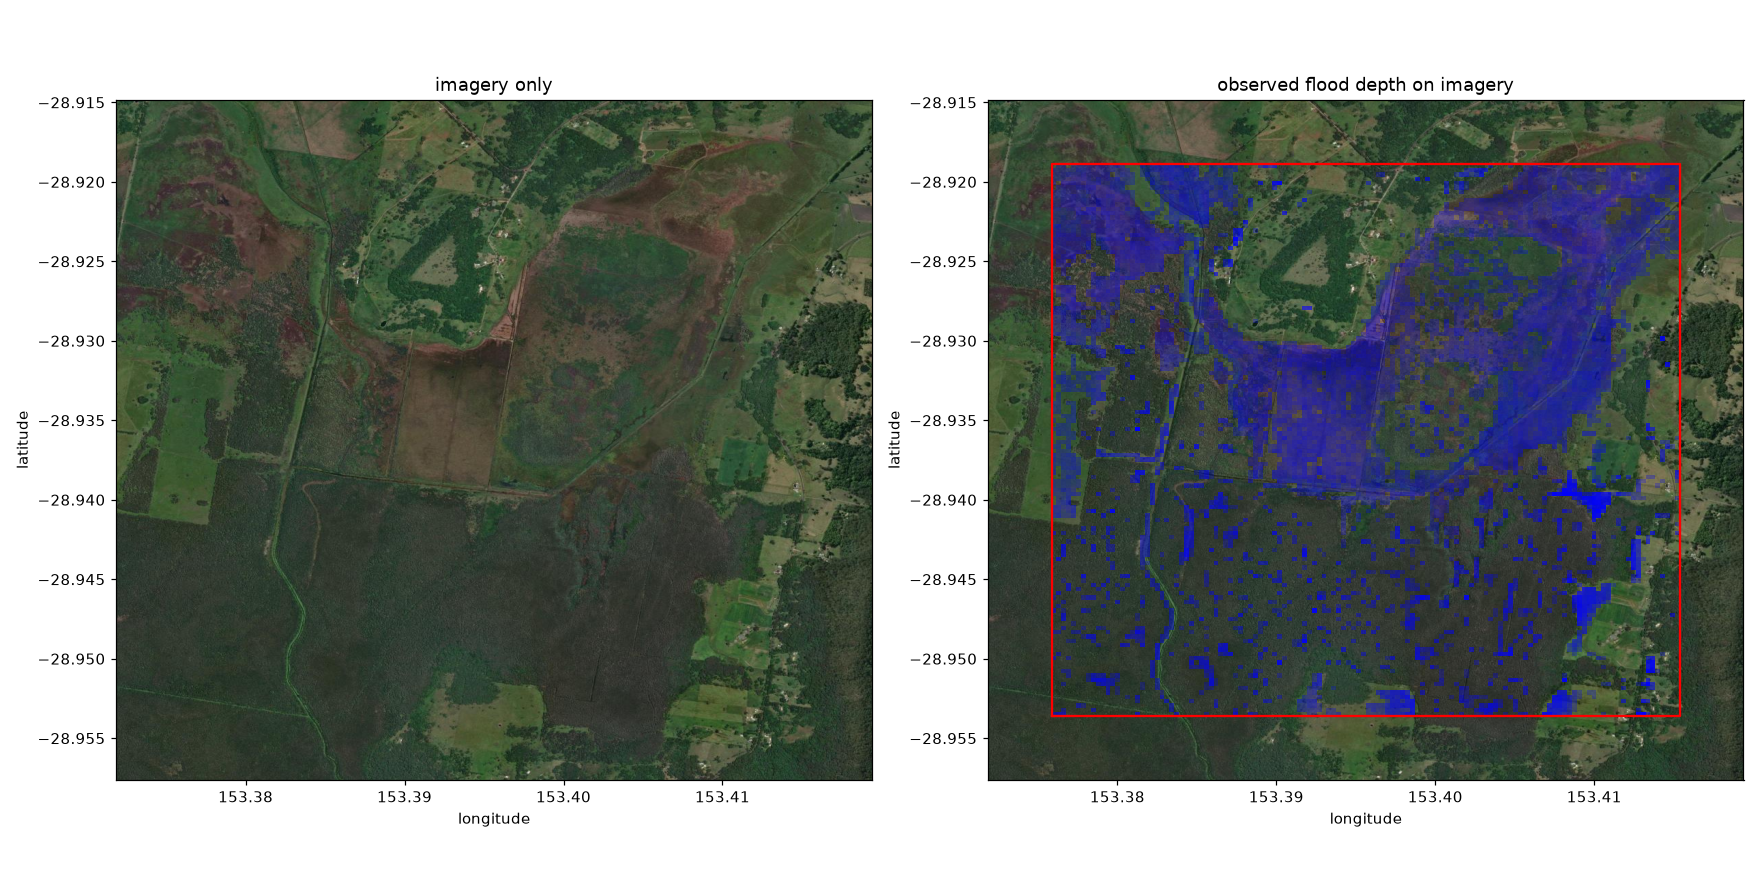

Python code for this plot:
"""Run: python verification_outputs/georeferencing/georef_check.py (needs the local dataset at
data/extracted/FloodCastBench and internet for Esri tiles).

Does the flood-depth raster line up with the real world? Overlay the observed depth of the patch the
notebook maps (lat -28.9536..-28.9189, lon 153.3759..153.4154) on Esri satellite imagery, using exactly the
notebook's georeferencing (world file origin is a pixel CENTRE -> half-pixel shift to the corner)."""
import io, math, os, sys, urllib.request
import numpy as np
os.chdir(os.path.dirname(os.path.dirname(os.path.dirname(os.path.abspath(__file__)))))  # project root
sys.path.insert(0, ".")
import matplotlib
matplotlib.use("Agg")
import matplotlib.pyplot as plt
from PIL import Image
from rasterio.warp import transform, transform_bounds
from rasterio.transform import Affine
from real_data_loader import RegionData

ROOT = "data/extracted/FloodCastBench"
rd = RegionData(root_dir=ROOT, region="Australia", fidelity_dir="High-fidelity flood forecasting/30m")

# notebook's georeferencing
with open(f"{ROOT}/Relevant data/Georeferenced files/Australia.tfw") as f:
    a, _d, _b, e, c, fy = (float(x) for x in f.read().split())
corner_x, corner_y = c - a / 2, fy - e / 2
EPSG = 32756

# find the patch whose bounds match the notebook's printed span (patches sit on a 128-pixel grid)
target = (-28.9536, -28.9189, 153.3759, 153.4154)
best = None
for row in range(0, rd.grid_height - 127, 128):
    for col in range(0, rd.grid_width - 127, 128):
        tr = Affine(a, 0, corner_x + col * a, 0, e, corner_y + row * e)
        w, s_, e_, n = (tr * (0, 128))[0], (tr * (0, 128))[1], (tr * (128, 0))[0], (tr * (128, 0))[1]
        lon_min, lat_min, lon_max, lat_max = transform_bounds(f"EPSG:{EPSG}", "EPSG:4326", w, s_, e_, n)
        err = abs(lat_min - target[0]) + abs(lat_max - target[1]) + abs(lon_min - target[2]) + abs(lon_max - target[3])
        if best is None or err < best[0]:
            best = (err, row, col, lon_min, lat_min, lon_max, lat_max)
err, row, col, lon_min, lat_min, lon_max, lat_max = best
print(f"matched patch row={row} col={col}; bounds lat {lat_min:.4f}..{lat_max:.4f} lon {lon_min:.4f}..{lon_max:.4f} (bounds error {err:.5f} deg)")

# observed depth for a mid-flood time
start = 1500
seq, _tgt, _sev, _mx = rd.load_patch_sequence(row, col, 128, start, 5, 5, 6)
depth = seq[-1, ..., 0]
print(f"observed depth: max {depth.max():.2f} m, wet (>0.1 m) fraction {(depth > 0.1).mean():.1%}")

# Esri tiles covering the patch
Z = 15
def tile_xy(lon, lat):
    n = 2 ** Z
    return (int((lon + 180) / 360 * n), int((1 - math.asinh(math.tan(math.radians(lat))) / math.pi) / 2 * n))
def tile_nw(x, y):
    n = 2 ** Z
    return (x / n * 360 - 180, math.degrees(math.atan(math.sinh(math.pi * (1 - 2 * y / n)))))
x0, y0 = tile_xy(lon_min, lat_max); x1, y1 = tile_xy(lon_max, lat_min)
UA = "Mozilla/5.0 (Windows NT 10.0; Win64; x64) AppleWebKit/537.36 (KHTML, like Gecko) Chrome/126.0 Safari/537.36"
canvas = Image.new("RGB", ((x1 - x0 + 1) * 256, (y1 - y0 + 1) * 256))
for tx in range(x0, x1 + 1):
    for ty in range(y0, y1 + 1):
        u = f"https://server.arcgisonline.com/ArcGIS/rest/services/World_Imagery/MapServer/tile/{Z}/{ty}/{tx}"
        b = urllib.request.urlopen(urllib.request.Request(u, headers={"User-Agent": UA}), timeout=30).read()
        canvas.paste(Image.open(io.BytesIO(b)).convert("RGB"), ((tx - x0) * 256, (ty - y0) * 256))
w_lon, n_lat = tile_nw(x0, y0); e_lon, s_lat = tile_nw(x1 + 1, y1 + 1)
print(f"imagery: {x1 - x0 + 1}x{y1 - y0 + 1} tiles at zoom {Z}")

fig, axes = plt.subplots(1, 2, figsize=(16, 8))
for ax, mode in zip(axes, ("imagery only", "observed flood depth on imagery")):
    ax.imshow(canvas, extent=[w_lon, e_lon, s_lat, n_lat])
    if mode != "imagery only":
        rgba = np.zeros((128, 128, 4), dtype="float32"); rgba[..., 2] = 1.0; rgba[..., 0] = 0.0
        rgba[..., 3] = np.where(depth > 0.05, np.clip(np.sqrt(depth / max(depth.max(), 1e-9)) * 1.2, 0.25, 1.0), 0.0)
        ax.imshow(rgba, extent=[lon_min, lon_max, lat_min, lat_max], interpolation="nearest")
        ax.plot([lon_min, lon_max, lon_max, lon_min, lon_min], [lat_min, lat_min, lat_max, lat_max, lat_min], "r-", lw=1.5)
    ax.set_xlim(lon_min - 0.004, lon_max + 0.004); ax.set_ylim(lat_min - 0.004, lat_max + 0.004)
    ax.set_title(mode); ax.set_xlabel("longitude"); ax.set_ylabel("latitude")
plt.tight_layout()
out = os.path.join(os.path.dirname(os.path.abspath(__file__)), "georef_check.png")
plt.savefig(out, dpi=110)
print("saved", out)
